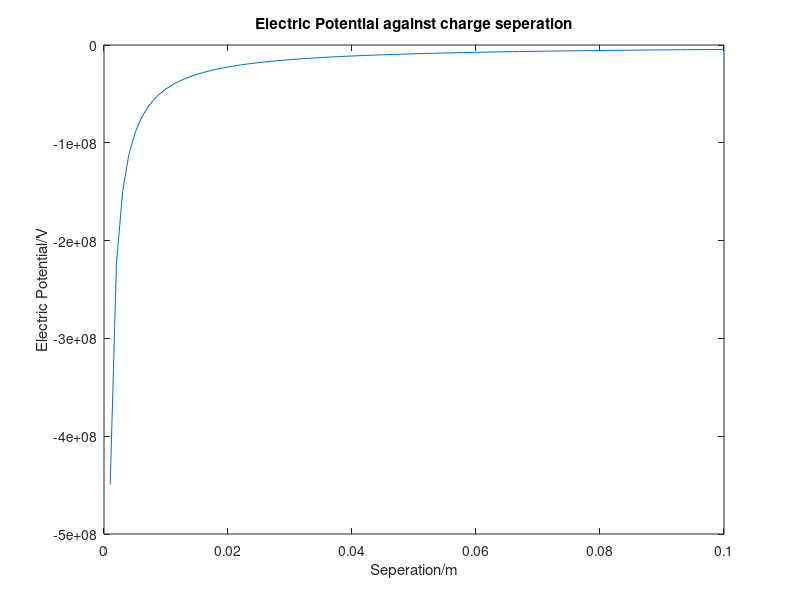

MATLAB code to generate this figure:
Q = 5.0*10^-5;
e = 8.854*10^-12;
r = 0:0.001:0.1;

plot(r,-Q./(r*4*pi*e))
xlabel("Seperation/m")
ylabel("Electric Potential/V")
title("Electric Potential against charge seperation")